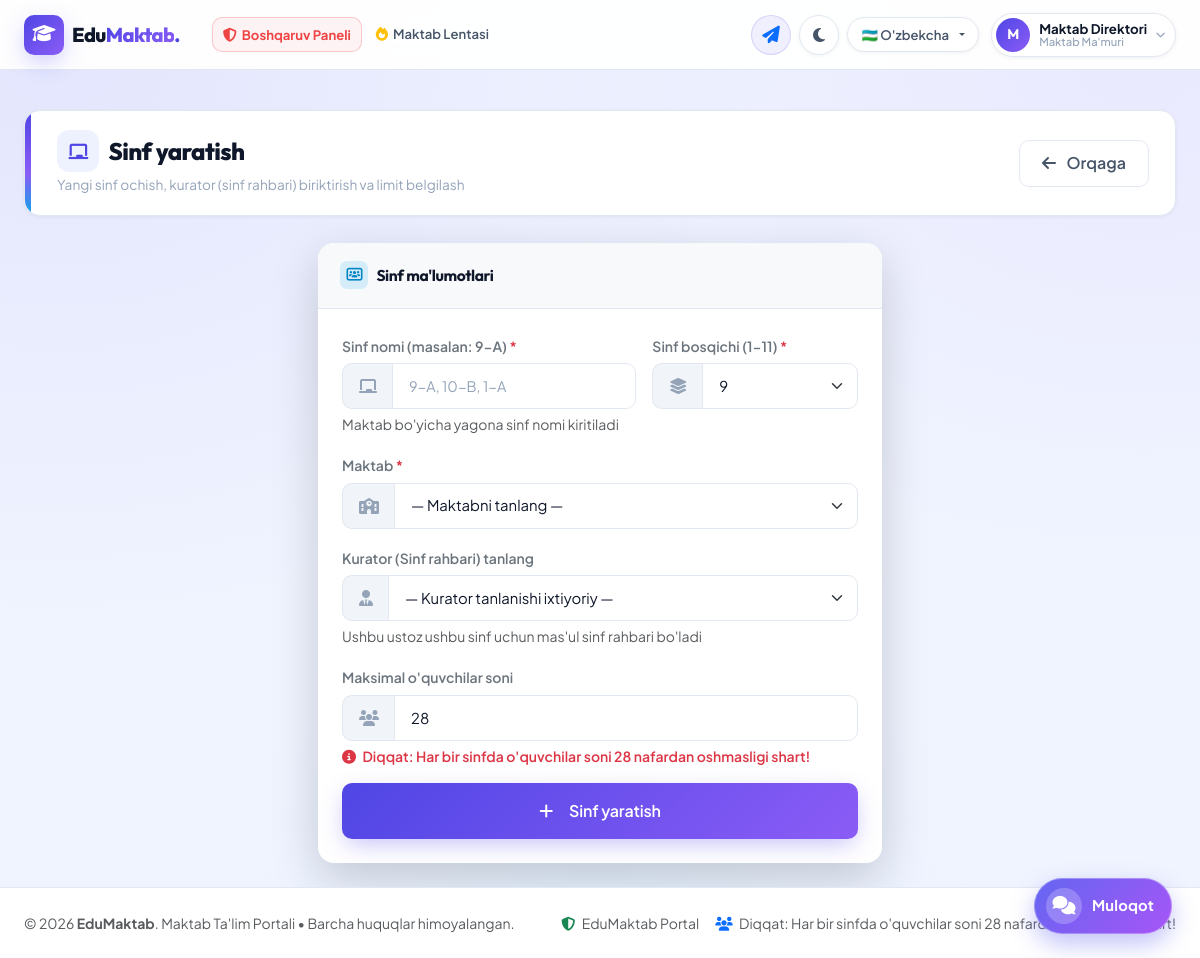
Page /admin-dashboard/create-classroom/ (signed in) on the committed database.
### apps/models.py (models this page shows, shortened)
class User(AbstractUser):
    ROLE_CHOICES = (
        ('student', "O'quvchi"),
        ('teacher', "Ustoz"),
        ('admin', "Maktab Ma'muri"),
    )
    role = models.CharField(max_length=20, choices=ROLE_CHOICES, default='student', verbose_name="Rol")
    avatar = models.ImageField(upload_to='avatars/', null=True, blank=True, verbose_name="Profil rasmi")
    phone = models.CharField(max_length=30, blank=True, verbose_name="Telefon raqami")
    birth_date = models.DateField(null=True, blank=True, verbose_name="Tug'ilgan sana")
    address = models.CharField(max_length=255, blank=True, verbose_name="Yashash manzili")
    school = models.ForeignKey(School, on_delete=models.SET_NULL, null=True, blank=True, related_name='users', verbose_name="Maktab")
    classroom = models.ForeignKey(Classroom, on_delete=models.SET_NULL, null=True, blank=True, related_name='students', verbose_name="Sinf")
    subject = models.ForeignKey(Subject, on_delete=models.SET_NULL, null=True, blank=True, related_name='teachers', verbose_name="Dars beradigan fani")
    bio = models.TextField(blank=True, verbose_name="Qisqacha ma'lumot")
    last_seen = models.DateTimeField(null=True, blank=True, verbose_name="Oxirgi faollik")
    initial_password = models.CharField(max_length=128, blank=True, null=True, verbose_name="Boshlang'ich parol (Admin ko'rishi uchun)")
    @property
    def full_name(self):
        name = f"{self.first_name} {self.last_name}".strip()
        return name if name else self.username
    class Meta:
        verbose_name = "Foydalanuvchi"
        verbose_name_plural = "Foydalanuvchilar"

### admin_panel/views.py (the view, shortened to what this page needs)
# urls.py: path('create-classroom/', views.create_classroom, name='create_classroom'),
@login_required
@user_passes_test(is_admin_or_staff)
def create_classroom(request):
    schools = School.objects.all()
    teachers = User.objects.filter(role='teacher').select_related('subject')
    return render(request, 'admin_panel/create_classroom.html', {
        'schools': schools,
        'teachers': teachers,
    })

### admin_panel/views.py (called while the page is built)
def is_admin_or_staff(user):
    return user.is_authenticated and (user.role == 'admin' or user.is_staff or user.is_superuser)

### apps/context_processors.py (called while the page is built)
def language_context(request):
    current_lang = request.session.get('lang', 'uz')
    if current_lang not in TRANSLATIONS:
        current_lang = 'uz'
    return {
        'current_lang': current_lang,
        'languages': [
            {'code': 'uz', 'name': "O'zbekcha", 'flag': "🇺🇿"},
            {'code': 'ru', 'name': "Русский", 'flag': "🇷🇺"},
            {'code': 'en', 'name': "English", 'flag': "🇬🇧"},
        ],
        't': TRANSLATIONS[current_lang]
    }

### apps/templatetags/lang_tags.py (called while the page is built)
@register.filter
def t_sub(name, lang='uz'):
    if not name:
        return ''
    lang_dict = SUBJECT_TRANSLATIONS.get(lang, SUBJECT_TRANSLATIONS['uz'])
    return lang_dict.get(str(name), str(name))

@register.filter
def t_role(role, lang='uz'):
    if not role:
        return ''
    return ROLE_TRANSLATIONS.get(lang, ROLE_TRANSLATIONS['uz']).get(str(role).lower(), str(role))

### templates/admin_panel/create_classroom.html (shortened to what this page needs)
{% extends 'base.html' %}
{% load lang_tags %}
{% block content %}
<div class="container-fluid px-lg-4 py-4">
    <div class="page-header-box anim-1">
        <div>
            <h1 class="page-header-title">
                <i class="fa-solid fa-chalkboard text-info me-2"></i> {{ t.create_classroom }}
            </h1>
            <p class="page-header-subtitle">{{ t.create_classroom_subtitle }}</p>
        </div>
        <a href="{% url 'admin_panel_dashboard' %}" class="btn-secondary-custom">
            <i class="fa-solid fa-arrow-left me-1"></i> {{ t.back }}
        </a>
    </div>
    <div class="row g-4 anim-2 justify-content-center">
        <div class="col-lg-7 col-xl-6">
            <div class="dash-card border-0 shadow-lg">
                <div class="dash-card-header bg-light">
                    <h5 class="dash-card-title">
                        <span class="dash-card-title-icon" style="background:rgba(14,165,233,0.15);color:#0284c7;">
                            <i class="fa-solid fa-users-rectangle"></i>
                        </span>
                        {{ t.class_info }}
                    </h5>
                </div>
                <div class="dash-card-body p-4">
                    <form method="post" id="classroomForm">
                        <div class="row g-3">
                            <div class="col-md-7">
                                <label class="form-label fw-semibold small text-secondary">
                                    {{ t.class_name }} <span class="text-danger">*</span>
                                </label>
                                <div class="input-group">
                                    <span class="input-group-text"><i class="fa-solid fa-chalkboard"></i></span>
                                    <input type="text" name="name" class="form-control" placeholder="9-A, 10-B, 1-A" required>
                                </div>
                                <div class="form-text">{{ t.class_name_hint }}</div>
                            </div>
                            <div class="col-md-5">
                                <label class="form-label fw-semibold small text-secondary">
                                    {{ t.grade_level }} <span class="text-danger">*</span>
                                </label>
                                <div class="input-group">
                                    <span class="input-group-text"><i class="fa-solid fa-layer-group"></i></span>
                                    <select name="grade_level" class="form-select" required>
                                        <option value="9" selected>9</option>
                                    </select>
                                </div>
                            </div>
                            <div class="col-12">
                                <label class="form-label fw-semibold small text-secondary">
                                    {{ t.school_name }} <span class="text-danger">*</span>
                                </label>
                                <div class="input-group">
                                    <span class="input-group-text"><i class="fa-solid fa-school"></i></span>
                                    <select name="school_id" class="form-select" required>
                                        <option value="">— {{ t.select_school }} —</option>
                                    </select>
                                </div>
                            </div>
                            <div class="col-12">
                                <label class="form-label fw-semibold small text-secondary">
                                    {{ t.curator_select }}
                                </label>
                                <div class="input-group">
                                    <span class="input-group-text"><i class="fa-solid fa-user-tie"></i></span>
                                    <select name="teacher_id" class="form-select">
                                        <option value="">— {{ t.curator_optional }} —</option>
                                    </select>
                                </div>
                                <div class="form-text">{{ t.curator_hint }}</div>
                            </div>
                            <div class="col-12">
                                <label class="form-label fw-semibold small text-secondary">
                                    {{ t.max_capacity_label }}
                                </label>
                                <div class="input-group">
                                    <span class="input-group-text"><i class="fa-solid fa-users"></i></span>
                                    <input type="number" name="max_students" class="form-control" value="28" min="10" max="45" required>
                                </div>
                                <div class="form-text text-danger fw-semibold">
                                    <i class="fa-solid fa-circle-info me-1"></i> {{ t.notice_28_limit }}
                                </div>
                            </div>
                            <div class="col-12 mt-3">
                                <button type="submit" class="btn btn-primary-custom w-100 py-3 fs-6 shadow-glow-primary">
                                    <i class="fa-solid fa-plus me-2"></i> {{ t.create_classroom }}
                                </button>
                            </div>
                        </div>
                    </form>
                </div>
            </div>
        </div>
    </div>
</div>
{% endblock %}

### templates/base.html (shortened to what this page needs)
{% load static %}
{% load lang_tags %}
<!DOCTYPE html>
<html lang="{{ current_lang }}" id="htmlRoot">
<head>
    <link href="https://cdn.jsdelivr.net/npm/bootstrap@5.3.3/dist/css/bootstrap.min.css" rel="stylesheet">
    <link rel="stylesheet" href="https://cdnjs.cloudflare.com/ajax/libs/font-awesome/6.5.1/css/all.min.css">
    <link rel="stylesheet" href="{% static 'css/style.css' %}">
</head>
<body>
    <nav id="mainNavbar" class="navbar navbar-expand-xl navbar-custom">
        <div class="container-fluid px-2 px-lg-4">
            <a class="navbar-brand d-flex align-items-center gap-2" href="{% url 'dashboard_redirect' %}">
                <span class="brand-badge">
                    <i class="fa-solid fa-graduation-cap"></i>
                </span>
                <span class="brand-text">
                    Edu<span class="text-gradient-primary">Maktab</span><span class="dot-accent">.</span>
                </span>
            </a>
            <div class="collapse navbar-collapse" id="navbarContent">
                <ul class="navbar-nav me-auto mb-2 mb-lg-0 ms-lg-3 gap-1">
                    {% if user.is_authenticated %}
                    {% if user.role == 'admin' or user.is_staff or user.is_superuser %}
                    <li class="nav-item">
                        <a class="nav-link-custom nav-link-admin" href="{% url 'admin_panel_dashboard' %}">
                            <i class="fa-solid fa-shield-halved"></i> {{ t.admin_panel }}
                        </a>
                    </li>
                    {% endif %}
                    <li class="nav-item">
                        <a class="nav-link-custom nav-link-feed {% if request.resolver_match.url_name == 'feed' %}active{% endif %}"
                            href="{% url 'feed' %}">
                            <i class="fa-solid fa-fire text-warning"></i> {{ t.feed }}
                        </a>
                    </li>
                    {% endif %}
                </ul>
                <div class="d-flex align-items-center gap-2 mt-3 mt-lg-0">
                    {% if user.is_authenticated %}
                    <a href="{% url 'chat' %}" class="nav-chat-icon-btn position-relative" title="Muloqot va Xabarlar">
                        <i class="fa-solid fa-paper-plane text-primary"></i>
                    </a>
                    {% endif %}
                    <button class="theme-toggle-btn" id="themeToggle" title="Yorug'/Qorong'u rejim">
                        <i class="fa-solid fa-moon icon-moon"></i>
                    </button>
                    <div class="dropdown">
                        <button class="lang-btn dropdown-toggle" type="button" data-bs-toggle="dropdown">
                            {% if current_lang == 'uz' %}🇺🇿 O'zbekcha
                            {% elif current_lang == 'ru' %}🇷🇺 Русский
                            {% else %}🇬🇧 English{% endif %}
                        </button>
                    </div>
                    {% if user.is_authenticated %}
                    <div class="dropdown ms-1">
                        <a href="#" class="nav-user-trigger dropdown-toggle" data-bs-toggle="dropdown"
                            aria-expanded="false">
                            {% if user.avatar and user.avatar.name %}
                            <img src="{{ user.avatar.url }}" alt="{{ user.full_name }}" class="nav-avatar-img">
                            {% else %}
                            <div class="nav-avatar-initials">
                                {{ user.first_name|default:user.username|slice:":1"|upper }}
                            </div>
                            {% endif %}
                            <div class="nav-user-info d-none d-md-block">
                                <span class="nav-user-name">{{ user.full_name }}</span>
                                <span class="nav-user-role">
                                    {{ user.role|t_role:current_lang }}
                                </span>
                            </div>
                            <i class="fa-solid fa-chevron-down nav-user-chevron d-none d-md-block"></i>
                        </a>
                    </div>
                    {% else %}
                    <a href="{% url 'login' %}" class="btn btn-primary-custom btn-sm px-4">
                        <i class="fa-solid fa-arrow-right-to-bracket me-1"></i> {{ t.login }}
                    </a>
                    {% endif %}
                </div>
            </div>
        </div>
    </nav>
    <main class="flex-grow-1" id="mainContent">
        {% block content %}{% endblock %}
    </main>
    {% if user.is_authenticated and request.resolver_match.url_name != 'chat' and request.resolver_match.url_name != 'chat_with_user' %}
    <a href="{% url 'chat' %}" class="floating-chat-launcher" id="floatingChatLauncher" title="Muloqot markazini ochish">
        <div class="floating-chat-icon-wrap">
            <i class="fa-solid fa-comments"></i>
        </div>
        <span class="floating-chat-text">Muloqot</span>
    </a>
    {% endif %}
    <footer class="py-4 mt-auto">
        <div
            class="container-fluid px-lg-4 text-center text-muted small d-flex flex-wrap justify-content-between align-items-center gap-2">
            <div>&copy; 2026 <strong>EduMaktab</strong>. {{ t.school_portal }} &bull; {{ t.all_rights_reserved }}.
            </div>
            <div class="d-flex gap-3 align-items-center">
                <span><i class="fa-solid fa-shield-halved text-success me-1"></i> EduMaktab Portal</span>
                <span><i class="fa-solid fa-users text-primary me-1"></i> {{ t.notice_28_limit }}</span>
            </div>
        </div>
    </footer>
</body>
</html>

### rows in the picture
User: first_name "M", full_name "Maktab Direktori", role|t_role "Maktab Ma'muri", school_name "Maktab"

### other values in the picture
{{ t.admin_panel }} "Boshqaruv Paneli"
{{ t.feed }} "Maktab Lentasi"
{{ t.create_classroom }} "Sinf yaratish"
{{ t.create_classroom_subtitle }} "Yangi sinf ochish, kurator (sinf rahbari) biriktirish va limit belgilash"
{{ t.back }} "Orqaga"
{{ t.class_info }} "Sinf ma'lumotlari"
{{ t.class_name }} "Sinf nomi (masalan: 9-A)"
{{ t.class_name_hint }} "Maktab bo'yicha yagona sinf nomi kiritiladi"
{{ t.grade_level }} "Sinf bosqichi (1-11)"
{{ t.curator_select }} "Kurator (Sinf rahbari) tanlang"
{{ t.curator_hint }} "Ushbu ustoz ushbu sinf uchun mas'ul sinf rahbari bo'ladi"
{{ t.max_capacity_label }} "Maksimal o'quvchilar soni"
{{ t.notice_28_limit }} "Diqqat: Har bir sinfda o'quvchilar soni 28 nafardan oshmasligi shart!"
{{ t.school_portal }} "Maktab Ta'lim Portali"
{{ t.all_rights_reserved }} "Barcha huquqlar himoyalangan"
